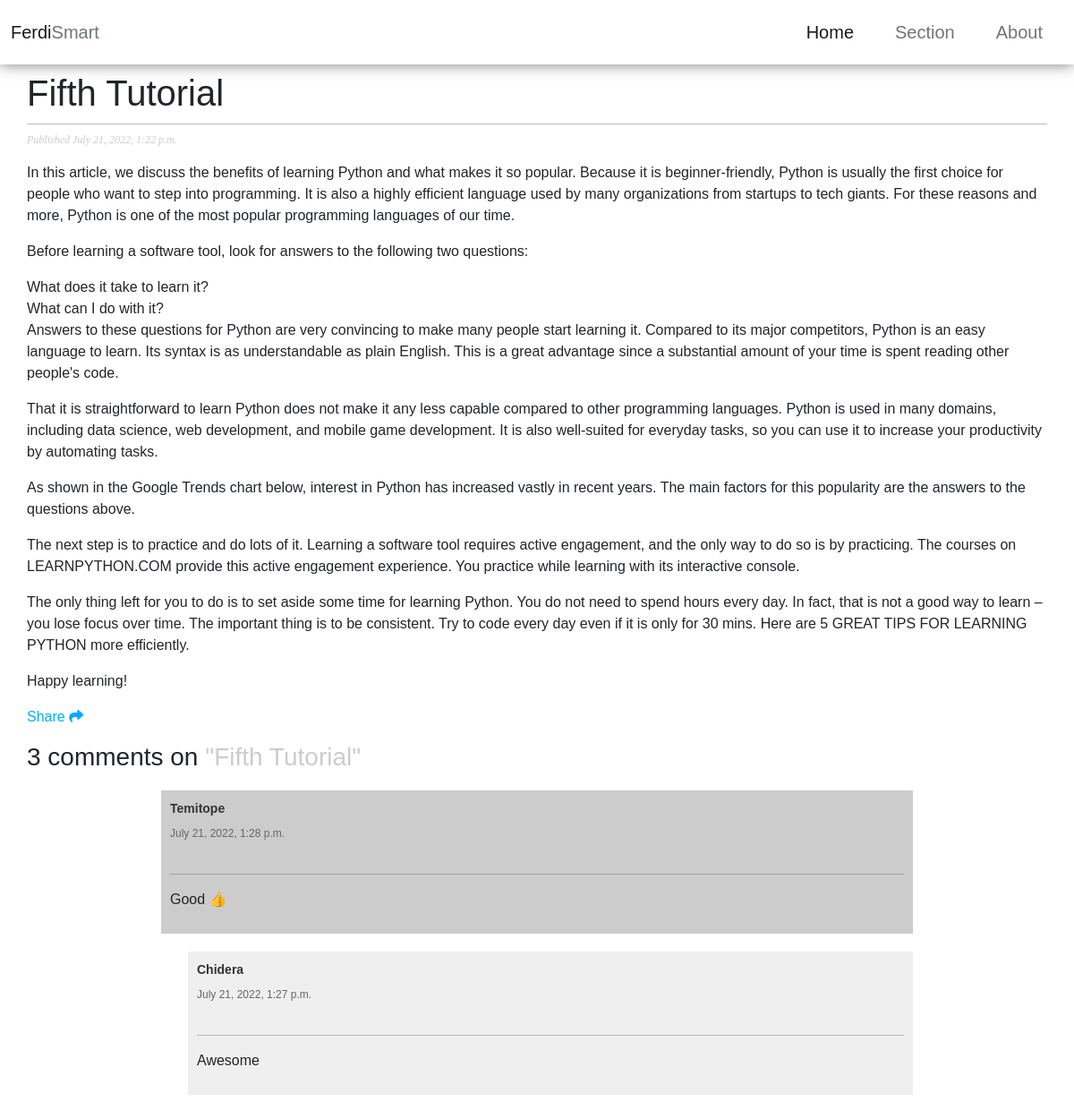
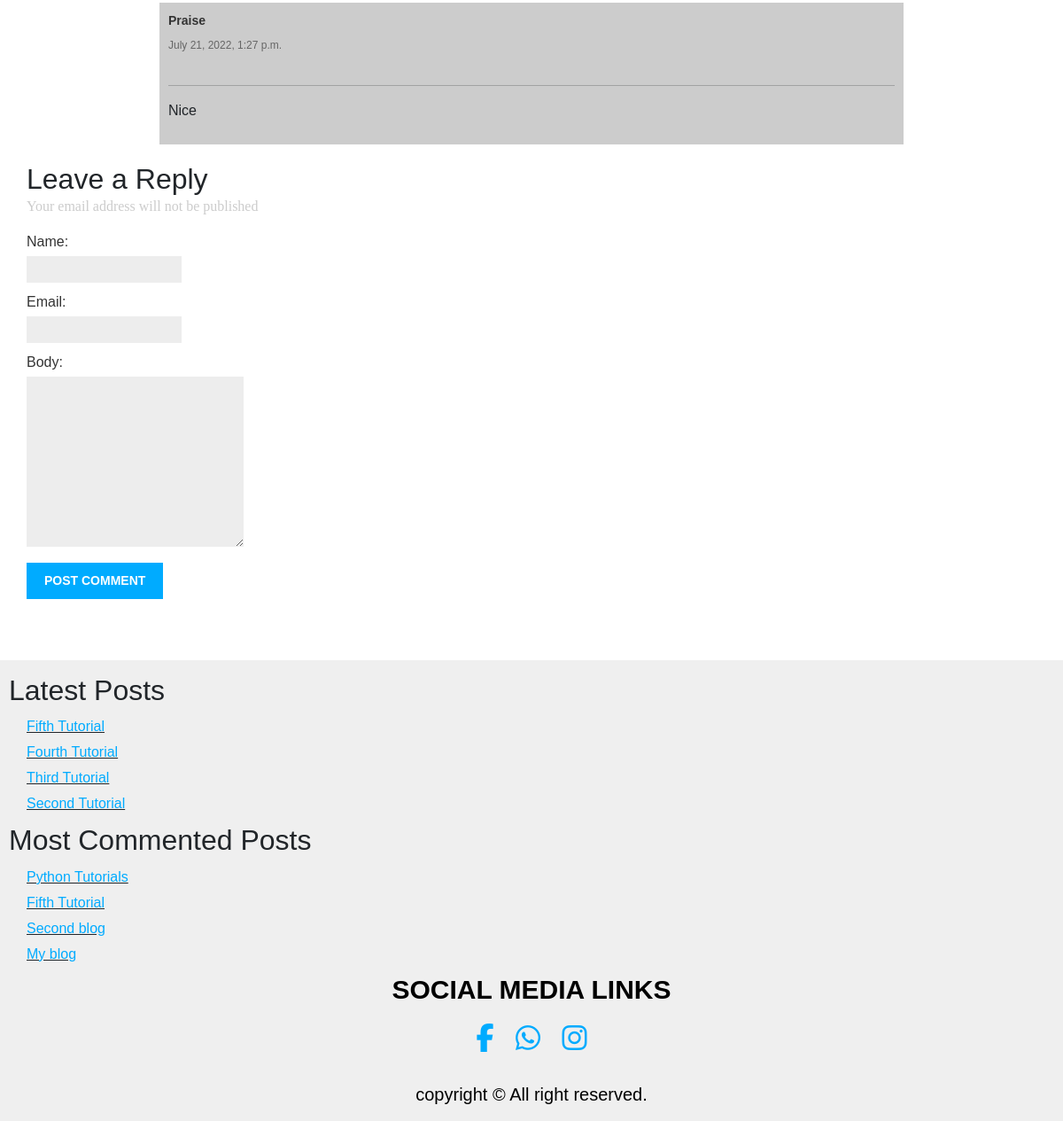
/blog/fifth-tutorial/, run on the app's committed database (2 pictures, top to bottom).
### blog/models.py (models this page shows, shortened)
class Post(models.Model):
  STATUS_CHOICES = (
      ('draft', 'Draft'),
      ('published', 'Published')
  )
  title = models.CharField(max_length=250)
  slug = models.SlugField(max_length=250, unique_for_date='publish')
  author = models.ForeignKey(User, on_delete=models.CASCADE, related_name='blog_posts')
  body =models.TextField()
  publish = models.DateTimeField(default=timezone.now)
  created = models.DateTimeField(auto_now_add=True)
  updated = models.DateTimeField(auto_now=True)
  status = models.CharField(max_length=10, choices=STATUS_CHOICES, default='draft')
  class Meta:
    ordering = ('-publish',)
  objects = models.Manager()
  Published = PublishedManager()
  def get_absolute_url(self):
    return reverse('blog:post_details', args=[self.slug])

class Comment(models.Model):
  post = models.ForeignKey(Post, on_delete=models.CASCADE, related_name='comment')
  name = models.CharField(max_length=50)
  email = models.EmailField()
  body = models.TextField()
  created = models.DateTimeField(auto_now_add=True)
  updated = models.DateTimeField(auto_now=True)
  active = models.BooleanField(default=True)
  class Meta:
    ordering = ['-created']

### blog/views.py (the view)
# urls.py: path('<slug:post>/', views.post_details, name='post_details'),
def post_details(request, post):
  post = get_object_or_404(Post, slug=post, status='published')
  comments = post.comment.filter(active=True)
  new_comment = None
  if request.method == 'POST':
    comment_form = CommentForm(request.POST)
    if comment_form.is_valid():
      new_comment = comment_form.save(commit=False)
      new_comment.post = post
      new_comment.save()
      messages.success(request, 'Comment added Successfully')
      return redirect(reverse('blog:post_details', args=[post.slug]))
  else:
    comment_form = CommentForm()
  return render(request, 'blog/post/details.html', {'post': post, 'comments': comments, 'new_comment': new_comment, 'comment_form': comment_form})

### blog/forms.py
class CommentForm(forms.ModelForm):
    class Meta:
      model = Comment
      fields = ('name', 'email', 'body')
      widgets={
        'body': forms.Textarea(attrs={'rows':10, 'cols':30})
        }

### blog/models.py (called while the page is built)
  def get_queryset(self):
    return super(PublishedManager, self).get_queryset()\
       .filter(status='published')

### blog/templatetags/blog_tags.py (called while the page is built)
@register.inclusion_tag('blog/post/latest_posts.html')
def show_latest_post(count=5):
  latest_posts = Post.Published.order_by('-publish')[:count]
  return {'latest_posts': latest_posts}

@register.simple_tag
def get_most_commented_posts(count=5):
  return Post.Published.annotate(total_comments=Count('comment')).order_by('-total_comments')[:count]

### blog/templates/blog/post/details.html (shortened to what this page needs)
{% extends 'blog/base.html' %}
{% block content %}
<h1>{{post.title}}</h1>
  <p class="date">
    Published {{ post.publish }}
  </p>
  {{ post.body|linebreaks }}
  <p>
    <a class="link" href="{% url "blog:post_share" post.id %}">Share <i class="fa-solid fa-share"></i>
    </a>
  </p>
  {% with comments.count as total_comments %}
  <h3>
    {{ total_comments }} comment{{ total_comments|pluralize }} on <span class="title"> "{{ post.title }}"</span>
  </h3>
  {% endwith %}
  {% for comment in comments %}
  <div class="comment">
    <p class="info">
      {{ comment.name }}
     <p class="info_">
      {{ comment.created }}
     </p>
    </p>
    <hr/>
    {{comment.body|linebreaks}}
  </div>
  {% empty %}
  <p>There are no comments yet</p>
  {% endfor %}
  {% if new_comment %}
    <h2>Your Comment has been added</h>
  {% else %}
    <h2>Leave a Reply</h2>
    <p class="ema">Your email address will not be published</>
    <form method="post">
      {{ comment_form.as_p }}
      <p><input type="submit" value="Post Comment"></p>
    </form>
  {% endif %}
  {% endblock %}

### blog/templates/blog/base.html (shortened to what this page needs)
{% load static %}
{% load blog_tags %}
<!DOCTYPE html>
<html>
  <head>
    <link href="{% static "css/style.css" %}" rel="stylesheet">
    <link href="https://cdn.jsdelivr.net/npm/bootstrap@5.1.3/dist/css/bootstrap.min.css" rel="stylesheet">
  </head>
  <body>
    <nav class="navbar navbar-expand-sm bg-white navbar-light fixed-top" style="box-shadow:0 0 15px 0 #777">
  <div class="container-fluid">
    <a class="navbar-brand" href="#">Ferdi<span class="text-muted" >Smart</span></a>
    <div class="collapse navbar-collapse justify-content-sm-end" id="collapsibleNavbar">
      <ul class="navbar-nav fs-5 fw-normal" >
        <li class="nav-item ">
          <a class="nav-link active " href="{% url "blog:post_list" %}">Home</a>
        </li>
        <li class="nav-item">
          <a class="nav-link" href="#">Section</a>
        </li>
        <li class="nav-item">
          <a class="nav-link" href="#">About</a>
        </li>
      </ul>
    </div>
  </div>
</nav>
    <div class="content">
      {% block content %}
      {% endblock %}
    </div>
    <div class="sidebar">
      <h2>Latest Posts</h3>
      {% show_latest_post 4 %}
      <h2>Most Commented Posts</h2>
      {% get_most_commented_posts 4 as most_commented_posts %}
      <ul>
        {% for post in most_commented_posts %}
        <li class="li">
          <a class="link" href="{{ post.get_absolute_url }}">{{ post.title }}</a>
        </li>
        {% endfor %}
      </ul>
        <div class="social">
           <p>SOCIAL MEDIA LINKS</p>
           <a class="link" href="https://www.facebook.com/profile.php?id=100077376138673" ><i class="fa-brands fa-facebook-f fa-2x"></i></a>
            <a class="link" href="https://wa.link/q54he2" ><i class="fa-brands fa-whatsapp fa-2x"></i></a>
            <a class="link" href="#instagram" ><i class="fa-brands fa-instagram fa-2x"></i></a>
         </div>
         <div class="footer-copyright" >
             <div>
                copyright © All right reserved.
             </div>
         </div>
    </div>
  </body>
</html>

### blog/templates/blog/post/latest_posts.html
<ul>
  {% for post in latest_posts %}
    <li class="li">
      <a class="link" href="{{ post.get_absolute_url }}">{{ post.title }}</a>
    </li>
  {% endfor %}
</ul>

### blog/templates/blog/base.html (style rules this page uses)
body { margin:0; padding:0; font-family:helvetica, sans-serif; }
.link { color:#00abff; text-decoration:none; }
h1 { font-weight:normal; border-bottom:1px solid #bbb; padding:0 0 10px 0; }
h2 { font-weight:normal; margin:10px 0 ; }
.content { padding:0 30px; margin-top: 80px; }
.sidebar { margin-top: 500px; padding:5px 10px; background:#efefef; height: auto; }
h3 { font-weight: normal; }
h3 .title { color: #ccc; }
.ema { color: #ccc; font-family: poppins, san-serif; margin-top: -10px; }
p.date { color:#ccc; font-family: georgia, serif; font-size: 12px; font-style: italic; }
ul { margin: 0; padding: 0; list-style-type: none; }
li { margin: 5px 15px 5px; }
.li { margin: 5px 20px 5px; text-decoration: underline; }
label { float:left; clear:both; color:#333; margin-bottom:4px; }
input, textarea { clear:both; float:left; margin:0 0 10px; background:#ededed; border:0; padding:6px 10px; font-size:12px; }
input[type=submit] { font-weight:bold; background:#00abff; color:#fff; padding:10px 20px; font-size:14px; margin-top: 8px; text-transform:uppercase; }
.comment { padding:10px; background: #ccc; margin: 20px 30px; }
.comment:nth-child(even) { background:#efefef; margin: 20px 30px 20px 50px; }
.comment .info { font-weight:bold; font-size:14px; color:#333; }
.comment .info_ { font-weight:3px; font-size:12px; margin-top: -8px; padding-bottom: 20px; color:#666; }
.social { text-align: center; }
.social p { font-size:30px; color:#000; text-align:center; font-weight:bold; }
.social a { margin:10px; }
.sidebar .footer-copyright { text-align:center; padding:10px; margin-top: 20px; }
.sidebar .footer-copyright div { color:#000; font-size:20px; }
@media only screen and (min-width:960px) { .comment { margin: 20px 150px; } }
@media only screen and (min-width:960px) { .comment:nth-child(even) { margin: 20px 150px 20px 180px; } }

### data on the page
Post: title "Fifth Tutorial", publish "July 21, 2022, 1:22 p.m.", body "In this article, we discuss the benefits of learning Python and what makes it so popular. Because it is beginner-friendly, Python is usually the first choice for people who want to step into programming. It is also a highly efficient language used by many organizations from startups to tech giants. For these reasons and more, Python is one of the most popular programming languages of our time. Before learning a software tool, look for answers to the following two questions: What does it take to learn it? What can I do with it? Answers to these questions for Python are very convincing to make many people start learning it. Compared to its major competitors, Python is an easy language to…"
Comment: name "Temitope", created "July 21, 2022, 1:28 p.m.", body "Good 👍"
Comment: name "Chidera", created "July 21, 2022, 1:27 p.m.", body "Awesome"
Comment: name "Praise", created "July 21, 2022, 1:27 p.m.", body "Nice"
Post: title "Fourth Tutorial"
Post: title "Third Tutorial"
Post: title "Second Tutorial"
Post: title "Python Tutorials"
Post: title "Second blog"
Post: title "My blog"

### other printed values
{{ total_comments }} "3"
